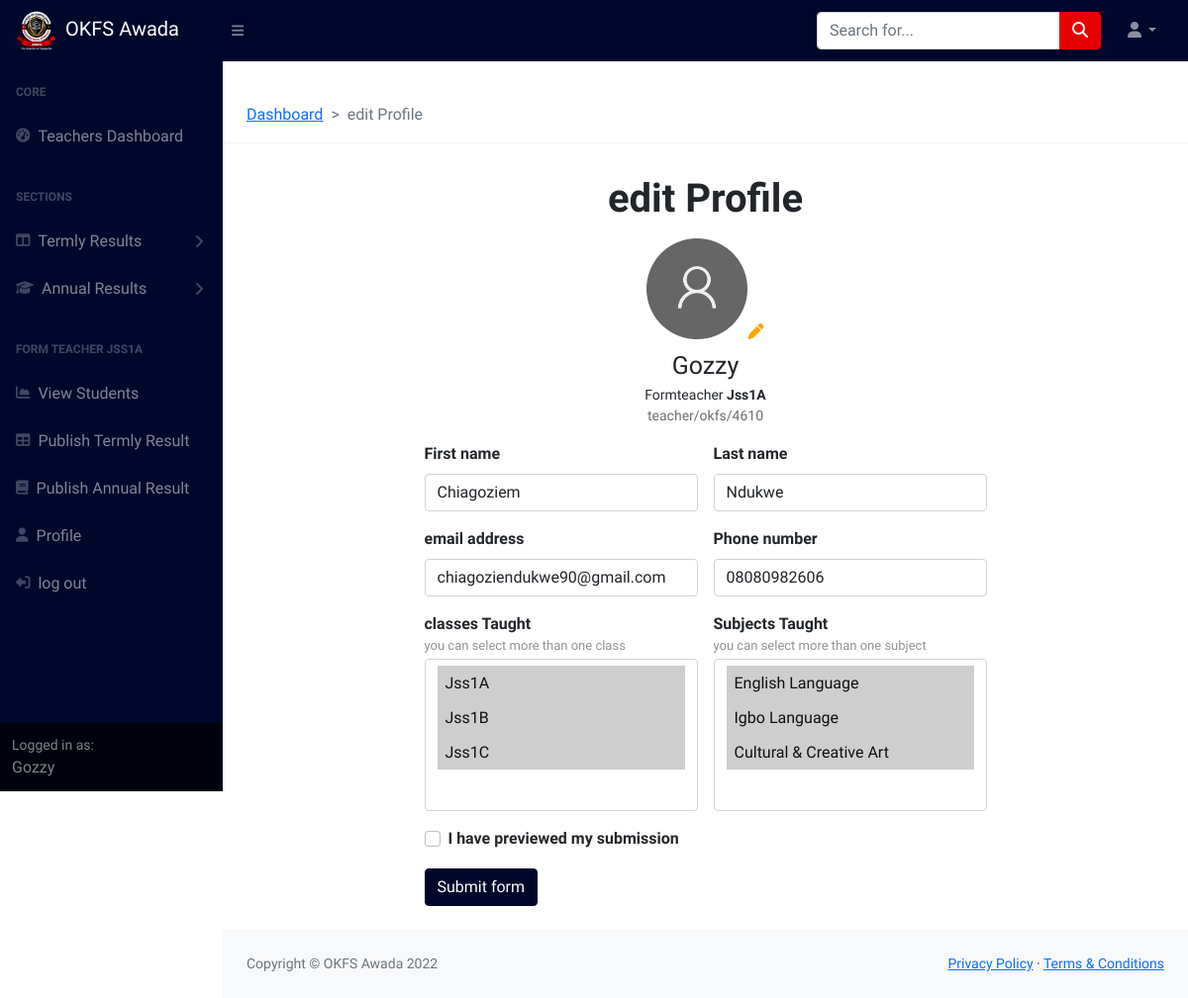
Page /TMS/1/profile/ (signed in) on the committed database.
### TMS/models.py (models this page shows, shortened)
class Teacher(models.Model):
	user = models.OneToOneField(User, on_delete=models.CASCADE, default=2)
	FirstName= models.CharField(max_length= 200, blank=True,default='None')
	LastName= models.CharField(max_length= 200, blank=True, default='None')
	Phone_number= models.CharField(max_length= 200, blank=True)
	Email= models.EmailField(max_length= 200, blank=True)
	teachers_id=models.CharField(max_length= 200, blank=True)
	Role= models.CharField(max_length= 200, blank=True , default="Teacher",choices=ROLE_CHOICES )
	subjects_taught=models.ManyToManyField(Subject)
	classes_taught=models.ManyToManyField(Class,related_name='assigned_classes')
	classFormed = models.ForeignKey(Class,on_delete=models.CASCADE, blank=True, null=True )
	Headshot=models.ImageField(upload_to='assets/TeachersProfileimages', blank=True)
	@property
	def profileimageURL(self):
		try:
			url= self.Headshot.url
		except:
			url=""
		return url

### SRMS/models.py (models this page shows, shortened)
class Class(models.Model):
	Class=models.CharField(max_length=120, blank=True)
	def __str__(self):
		return str(self.Class)

class Subject(models.Model):
	subject_code = models.CharField(max_length=100)
	subject_name = models.CharField(max_length=100)

### TMS/views/views.py (the view)
# urls.py: path('<int:id>/profile/', profile_view , name='profile'),
@login_required
def profile_view(request,id):
    teacher = Teacher.objects.get(id=id)
    classes=Class.objects.all()
    subjects=Subject.objects.all()
    form = TeacherForm(instance=teacher)
    if request.method == 'POST':
        form = TeacherForm(request.POST, instance=teacher)
        if form.is_valid():
            form.save()
            return redirect('TMS:Teachers_dashboard')
    context={
        'teacher': teacher,
        'classes':classes,
        'subjects':subjects,
        'form':form
    }
    return render(request,'editprofile.html',context)

### TMS/forms.py
class TeacherForm(forms.ModelForm):
    class Meta:
        model = Teacher
        exclude = ['user','teachers_id','Role','classFormed']

### TMS/templates/editprofile.html (shortened to what this page needs)
{% extends 'Teachers_navbar.html' %}
{% load static %}
{% block content%}
<section class="pt-4">
    <nav class="ms-4" style="--bs-breadcrumb-divider: '>';" aria-label="breadcrumb">
        <ol class="breadcrumb">
        <li class="breadcrumb-item"><a href="{% url 'TMS:Teachers_dashboard' %}">Dashboard</a></li>
        <li class="breadcrumb-item active" aria-current="page">edit Profile</li>
        </ol>
    </nav>
    <hr>
    <div class="px-2 px-md-5 d-flex align-items-center flex-column">
        <div class="text-center mb-2">
                <h1 class="mt-3">edit Profile</h1>
        </div>
        <div class="form-container  d-flex flex-column align-items-center ">
            <div class="Accountdetails mb-3 d-flex flex-column align-items-center">
                {% if teacher.profileimageURL == '' %}
                <div class="profile-image-wapper">
                    <img src="{% static 'profile-default.png' %}" alt="" class="profile-image">
                    <i class="fa-solid fa-pen" style="color: orange;"></i>
                </div>
                {% else %}
                <div class="profile-image-wapper">
                    <img src="{{teacher.profileimageURL}}" alt="" class="profile-image">
                </div>
                {% endif %}
                <div class="username mt-2">
                    {{ teacher.user.username }}
                </div>
                <span class="small" style="font-weight: 500;">{{ teacher.Role }} {% if teacher.classFormed != None %}<strong>{{ teacher.classFormed }}</strong>{% endif %}</span>
                <span class="small" style="color:#6e6e6e">{{ teacher.teachers_id }}</span>
            </div>
            <form action="{% url 'TMS:profile' id=teacher.id %}" method ="post" class=" needs-validation" novalidate>
                <div class="row g-3 px-3">
                <div class="col-md-6">
                    <label for="validationCustom01" class="form-label">First name</label>
                    <input type="text" name="FirstName" value="{{ teacher.FirstName }}" class="form-control" id="validationCustom01" placeholder="example: john" required >
                </div>
            <div class="col-md-6">
                <label for="validationCustom01" class="form-label">Last name</label>
                <input type="text" name="LastName" value="{{ teacher.LastName }}" class="form-control" id="validationCustom01" placeholder="example: Doe" required>
            </div>
                <div class="col-md-6">
                    <label for="validationCustom03" class="form-label">email address</label>
                    <input type="email" name="Email" value="{{ teacher.Email }}" class="form-control" id="validationCustom03" placeholder="enter your email address">
                </div>
                <div class="col-md-6">
                    <label for="validationCustom04" class="form-label">Phone number</label>
                    <input type="number" name="Phone_number" value="{{ teacher.Phone_number }}" class="form-control" id="validationCustom04" placeholder="enter your phone number" required>
                </div>
                <div class="col-md-6">
                    <label for="validationCustom06" class="form-label mb-0">classes Taught</label>
                    <div class="helptext mb-1">you can select more than one class</div>
                    <select name="classes_taught" class="form-select" multiple aria-label="Multiple select example" size="4" id="validationCustom06" required>
                        {% for class in classes %}
                        <option value="{{ class.id }}" {% if class in teacher.classes_taught.all %} selected {% endif %}  class="p-2">{{ class.Class }}
                        </option>
                        {% endfor %}
                    </select>
                </div>
                <div class="col-md-6">
                    <label for="validationCustom07" class="form-label mb-0">Subjects Taught</label>
                    <div class="helptext mb-1">you can select more than one subject</div>
                    <select name="subjects_taught" class="form-select" multiple aria-label="Multiple select example" size="4" id="validationCustom07" required>
                        {% for subject in subjects %}
                        <option value="{{ subject.id }}" {% if subject in teacher.subjects_taught.all %} selected {% endif %} class="p-2">{{ subject.subject_name }}
                        </option>
                        {% endfor %}
                    </select>
                </div>
                <div class="col-12">
                    <div class="form-check">
                        <input class="form-check-input" type="checkbox" value="" id="invalidCheck" required>
                        <label class="form-check-label" for="invalidCheck">
                            I have previewed my submission
                        </label>
                    </div>
                </div>
                <div class="col-12 mb-4">
                    <button class="btn btn-primary" type="submit">Submit form</button>
                </div>
                </div>
            </form>
        </div>
    </div>
</section>
{% endblock %}

### templates/Teachers_navbar.html (shortened to what this page needs)
{% load static %}
<!DOCTYPE html>
<html lang="en">
  <head>
    <link
      rel="stylesheet"
      href="https://cdnjs.cloudflare.com/ajax/libs/animate.css/4.1.1/animate.min.css"
    />
    <link
      href="https://cdn.jsdelivr.net/npm/bootstrap@5.0.2/dist/css/bootstrap.min.css"
      rel="stylesheet"
    />
    <link
      rel="stylesheet"
      href="https://cdn.jsdelivr.net/npm/bootstrap-icons@1.5.0/font/bootstrap-icons.css"
    />
    <link
      rel="stylesheet"
      href="https://cdnjs.cloudflare.com/ajax/libs/font-awesome/5.12.1/css/all.min.css"
    />
    <link
      rel="stylesheet"
      href="https://cdnjs.cloudflare.com/ajax/libs/font-awesome/6.1.1/css/all.min.css"
    />
    <link
      href="https://api.mapbox.com/mapbox-gl-js/v2.3.1/mapbox-gl.css"
      rel="stylesheet"
    />
    <link
      href="https://api.mapbox.com/mapbox-gl-js/v2.9.1/mapbox-gl.css"
      rel="stylesheet"
    />
    <link
      href="{% static 'css/Teachers_portal/styles.css' %}"
      rel="stylesheet"
    />
    <link
      rel="stylesheet"
      href="{% static 'css/Teachers_portal/Teachers_portal.css' %}"
    />
  </head>
  <body class="sb-nav-fixed">
    <nav class="sb-topnav navbar navbar-expand navbar-dark bg-dark">
      <a class="navbar-brand ps-3" href="{% url 'TMS:Teachers_dashboard' %}"
        ><img
          src="{% static 'OKFS.png' %}"
          alt=""
          class="me-2"
          style="width: 42px"
        />OKFS Awada</a
      >
      <button
        class="btn btn-link btn-sm order-1 order-lg-0 me-4 me-lg-0"
        id="sidebarToggle"
        href="#!"
      >
        <i class="fas fa-bars"></i>
      </button>
      <form
        class="d-none d-md-inline-block form-inline ms-auto me-0 me-md-3 my-3 my-md-4"
      >
        <div class="input-group">
          <input
            class="form-control"
            type="text"
            placeholder="Search for..."
            aria-label="Search for..."
            aria-describedby="btnNavbarSearch"
          />
          <button
            class="btn btn-warning text-light"
            id="btnNavbarSearch"
            type="button"
          >
            <i class="fas fa-search"></i>
          </button>
        </div>
      </form>
      <ul class="navbar-nav ms-auto ms-md-0 me-3 me-lg-4">
        <li class="nav-item dropdown">
          <a
            class="nav-link dropdown-toggle"
            id="navbarDropdown"
            href="#"
            role="button"
            data-bs-toggle="dropdown"
            aria-expanded="false"
            ><i class="fas fa-user fa-fw"></i
          ></a>
        </li>
      </ul>
    </nav>
    <div id="layoutSidenav">
      <div id="layoutSidenav_nav">
        <nav class="sb-sidenav accordion sb-sidenav-dark" id="sidenavAccordion">
          <div class="sb-sidenav-menu">
            <div class="nav">
              <div class="sb-sidenav-menu-heading">Core</div>
              <a class="nav-link" href="{% url 'TMS:Teachers_dashboard' %}">
                <div class="sb-nav-link-icon">
                  <i class="fas fa-tachometer-alt"></i>
                </div>
                Teachers Dashboard
              </a>
              <div class="sb-sidenav-menu-heading">SECTIONS</div>
              <a
                class="nav-link collapsed"
                href="#"
                data-bs-toggle="collapse"
                data-bs-target="#collapseLayouts"
                aria-expanded="false"
                aria-controls="collapseLayouts"
              >
                <div class="sb-nav-link-icon">
                  <i class="fas fa-columns"></i>
                </div>
                Termly Results
                <div class="sb-sidenav-collapse-arrow">
                  <i class="fas fa-angle-down"></i>
                </div>
              </a>
              <a
                class="nav-link collapsed"
                href="#"
                data-bs-toggle="collapse"
                data-bs-target="#collapseLayouts2"
                aria-expanded="false"
                aria-controls="collapseLayouts2"
              >
                <div class="sb-nav-link-icon">
                  <i class="fa-solid fa-graduation-cap"></i>
                </div>
                Annual Results
                <div class="sb-sidenav-collapse-arrow">
                  <i class="fas fa-angle-down"></i>
                </div>
              </a>
              {% if request.user.teacher.Role == 'Formteacher' %}
              <div class="sb-sidenav-menu-heading">
                FORM TEACHER {{ request.user.teacher.classFormed }}
              </div>
              <a
                class="nav-link"
                href="{% url 'TMS:Students' Classname=request.user.teacher.classFormed %}"
              >
                <div class="sb-nav-link-icon">
                  <i class="fas fa-chart-area"></i>
                </div>
                View Students
              </a>
              <a
                class="nav-link"
                href="{% url 'TMS:PublishResults' Classname=request.user.teacher.classFormed %}"
              >
                <div class="sb-nav-link-icon"><i class="fas fa-table"></i></div>
                Publish Termly Result
              </a>
              <a
                class="nav-link"
                href="{% url 'TMS:AnnualResults' Classname=request.user.teacher.classFormed %}"
              >
                <div class="sb-nav-link-icon"><i class="fa-solid fa-book"></i></div>
                Publish Annual Result
              </a>
              {% endif %}
              <a
                class="nav-link"
                href="{% url 'TMS:profile' id=request.user.teacher.id %}"
              >
                <div class="sb-nav-link-icon">
                  <i class="fas fa-solid fa-user"></i>
                </div>
                Profile
              </a>
              <a class="nav-link" href="{% url 'Accounts:logout'  %}">
                <div class="sb-nav-link-icon">
                  <i
                    class="fas fa-solid fa-right-from-bracket fa-flip-horizontal"
                  ></i>
                </div>
                log out
              </a>
            </div>
          </div>
          <div class="sb-sidenav-footer">
            <div class="small">Logged in as:</div>
            {{ request.user }}
          </div>
        </nav>
      </div>
      <div id="layoutSidenav_content">
        <main>{% block content%} {% endblock %}</main>
        <footer class="py-4 bg-light mt-auto">
          <div class="container-fluid px-4">
            <div
              class="d-flex align-items-center justify-content-between small"
            >
              <div class="text-muted">Copyright &copy; OKFS Awada 2022</div>
              <div>
                <a href="#">Privacy Policy</a>
                &middot;
                <a href="#">Terms &amp; Conditions</a>
              </div>
            </div>
          </div>
        </footer>
      </div>
    </div>
  </body>
</html>

### assets/css/Teachers_portal/Teachers_portal.css (style rules this page uses)
.form-container { box-shadow: 0px 4px 52px 4px rgb(2 8 10 / -2%); border-radius: 20px 20px 20px 20px; max-width: 600px; }
label { font-weight: 600; }
.helptext { font-size: small; color: #949292; }
.profile-image-wapper { display: flex; align-items: flex-end; justify-content: center; width: 102px; height: 102px; border-radius: 50%; }
.profile-image-wapper img { width: 100%; height: 100%; object-fit: cover; object-position: top; }
.username { font-size: 25px; }

### rows in the picture
Teacher: user.username "Gozzy", Role "Formteacher", classFormed "Jss1A", teachers_id "teacher/okfs/4610", FirstName "Chiagoziem", LastName "Ndukwe", Email "chiagoziendukwe90@gmail.com", Phone_number "08080982606", classes_taught "Jss1A ☑ / Jss1B ☑ / Jss1C ☑", subjects_taught "English Language ☑ / Igbo Language ☑ / Cultural & Creative Art ☑"

### other values in the picture
{{ request.user.teacher.classFormed }} "JSS1A"
{{ request.user }} "Gozzy"
